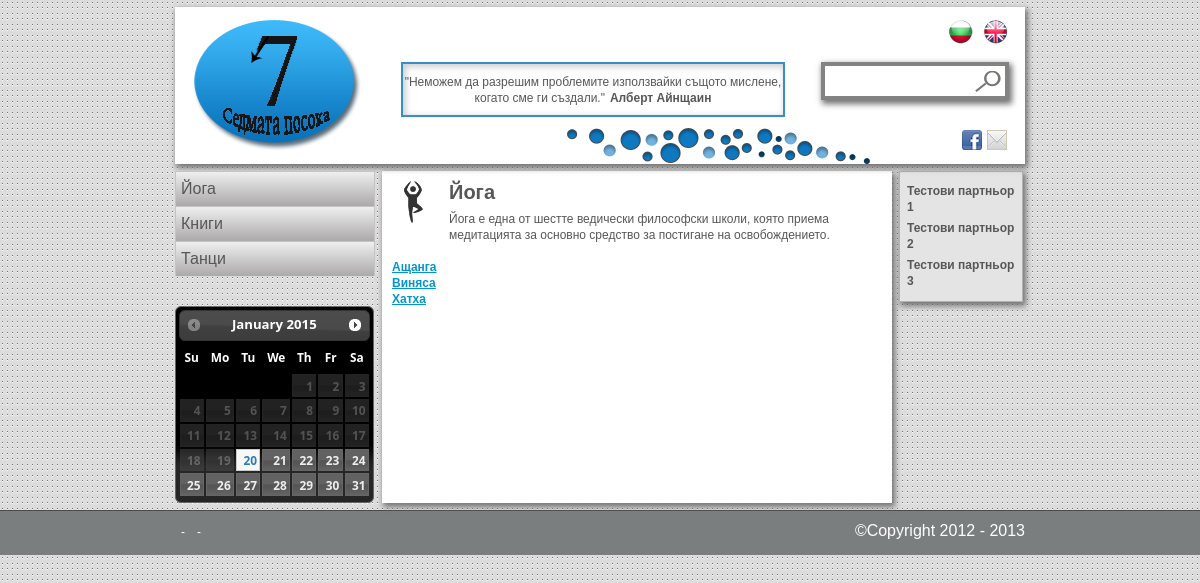
The app's page /bg/category/2 with its own data.
### tables this page shows
create table thought_text (
  id int not null auto_increment primary key,
  bg text,
  en text
);

create table thought_author (
  id int not null auto_increment primary key,
  bg text,
  en text
);

create table category (
  id         int not null auto_increment primary key,
  pictureSrc varchar(150) not null,
  nameId     int not null,
  descrId    int not null,
  createdAt  timestamp default current_timestamp,

  foreign key (nameId) 
    references categoryname(id)
    on delete cascade
    on update cascade,

  foreign key (descrId) 
    references categorydescr(id)
    on delete cascade
    on update cascade
);

create table categoryname (
  id int not null auto_increment primary key,
  bg text,
  en text
);

create table categorydescr (
  id int not null auto_increment primary key,
  bg text,
  en text
);

create table subcategory (
  id         int not null auto_increment primary key,
  catId      int not null,
  pictureSrc varchar(150),
  nameId     int not null,
  descrId    int not null,
  createdAt  timestamp default current_timestamp,

  foreign key (catId) 
    references category(id)
    on delete cascade
    on update cascade,

  foreign key (nameId) 
    references subcategoryname(id)
    on delete cascade
    on update cascade,

  foreign key (descrId) 
    references subcategorydescr(id)
    on delete cascade
    on update cascade
);

create table subcategoryname (
  id int not null auto_increment primary key,
  bg text,
  en text
);

create table partner (
  id      int not null auto_increment primary key,
  logoSrc varchar(150) not null,
  link    varchar(150),
  nameId  int not null,

  foreign key (nameId) 
    references partnername(id)
    on delete cascade
    on update cascade
);

create table partnername (
  id int not null auto_increment primary key,
  bg text,
  en text
);

### application/helpers/printLayout_helper.php (called while the page is built, shortened)
<?php
if (!function_exists('test_method')) {
    function printLayout($pointer, $templateLayout = null, $mainLayout, $data) {
        $data['ui_labels'] = $pointer->uiLabelsModel->getLabelsForLanguage( $data['language'] );
        $pointer->load->view('templates/header', $data);
        $pointer->load->view($mainLayout, $data);
        $pointer->load->view('templates/footer', $data);
    }
}
?>

### application/controllers/category.php (called while the page is built, shortened)
<?php
class category extends CI_Controller {
    function index($language,$catId )
    {
        $language = strtolower($language);
        $data = $this->load_data->populateHeaderData($language);
        $data['categoryInfo'] = $this->categoryModel->getCategoryInfo($catId, $language);
        $data['language']=$language;
        printLayout($this,null,"categoryView",$data);
    }
}
?>

### index.php (called while the page is built, shortened)
<?php
require_once BASEPATH.'core/CodeIgniter.php';

### application/models/thoughtModel.php (called while the page is built, shortened)
<?php
class thoughtModel extends CI_Model {
    function getLastThought($limit =1, $language)
   {
       $this->db->select('thought_text.'.$language.' as text, thought_author.'.$language.' as author' );
       $this->db->from('thought');
       $this->db->join('thought_author','thought_author.id = thought.authorId');
       $this->db->join('thought_text','thought_text.id = thought.textId');
       $this->db->order_by('thought.id','desc');
       $this->db->limit($limit);
       $query=$this->db->get();
       if($query->num_rows() > 0){
           return $query->result_array();
       }
   }
   function getThought($day = null ,$limit = 0,$language) {
       $day = isset($day)?$day:Date('Y:m:d');
        $this->db->select('thought_text.'.$language.' as text, thought_author.'.$language.' as author');
        $this->db->join('thought_author','thought_author.id = thought.authorId');
        $this->db->join('thought_text','thought_text.id = thought.textId');
        $this->db->where("`startDate` <=  '".$day."' AND  `endDate` >=  '".$day."'");
        if($limit > 0)
        {
            $this->db->limit($limit);
        }
        $query = $this->db->get('thought');
        if($query->num_rows() > 0)
        {
            return $query->result_array();
        }
        else
        {
            return $this->getLastThought(1,$language);
        }
   }
}
?>

### application/libraries/load_data.php (called while the page is built, shortened)
<?php
class Load_Data extends CI_Controller {
    function populateHeaderData($language) {
        $language = strtolower($language);
        $CI = &get_instance();
        $data['banners'] = $CI->adsModel->getAds(null, 1, 7, $language);
        $data['ads'] = $CI->adsModel->getAds(null, 2, 2, $language);
        $data['partners'] = $CI->partnerModel->getPartners($language);
        $data['categories'] = $CI->categoryModel->
                getAllCategoriesName($language);
        $data['subcategories'] = $CI->subcategoryModel->
                getSubcategoriesForCategory($catId = null, $language);
        $data['thought'] = $CI->thoughtModel->getThought(null, 1, $language);
        return $data;
    }
}
?>

### application/models/categoryModel.php (called while the page is built, shortened)
<?php
class categoryModel extends CI_Model {
    function getAllCategoriesName($language) {
        $this->db->select('category.id,categoryname.'.$language.' as name');
        $this->db->join('categoryname','categoryname.id = category.nameId');
        $this->db->order_by('name', 'asc');
        $query = $this->db->get('category');
        return $query->result_array();
    }
    function getCategoryInfo($catId,$language)
    {
        $this->db->select('category.id,category.pictureSrc,
            categoryname.'.$language.' as name,
            categorydescr.'.$language.' as descr');
        $this->db->join('categoryname','categoryname.id = category.nameId');
        $this->db->join('categorydescr','categorydescr.id = category.descrId');
        $this->db->where('category.id', $catId);
        $query = $this->db->get('category');
        $result = $query->result_array();
        return $result[0];
    }
}
?>

### application/models/subcategoryModel.php (called while the page is built, shortened)
<?php
class subcategoryModel extends CI_Model {
    function getSubcategoriesForCategory($catId = null,$language) {
        $this->db->select(' subcategory.id,subcategory.catId,
            subcategoryname.'.$language.' as name,
            subcategorydescr.'.$language.' as descr');
        $this->db->from('subcategory');
        $this->db->join('subcategoryname', 'subcategoryname.id = subcategory.nameId');
        $this->db->join('subcategorydescr', 'subcategorydescr.id = subcategory.descrId');
        $this->db->order_by('name', 'asc');
        $query = $this->db->get();
        return $query->result_array();
    }
}
?>

### application/models/partnerModel.php (called while the page is built)
<?php
class partnerModel extends CI_Model {
    function getPartners($language)
    {
        $this->db->select(' partner.link, partner.logoSrc, partnername.'.$language.' as name');
        $this->db->join('partnername','partnername.id = partner.nameId');
        $query = $this->db->get('partner');
        return $query->result_array();
    }
}
?>

### application/views/categoryView.php (the view, shortened to what this page needs)
<div class="categoryMainHolder clear">
	<div class="categoryHolder">
		<div class="clear">
			<?php
				echo '<img src="'.base_url().'img/' . $categoryInfo['pictureSrc'] . '" alt="logoImg" height="42" width="42">';
			?>
			<h1 class="title"><?php echo $categoryInfo['name']; ?></h1>
			<p><?php echo $categoryInfo['descr']; ?></p>
		</div>
		<div class="subCategories">
			<?php
				for ($i = 0; $i < sizeof($subcategories); $i++) {
					if ($subcategories[$i]['catId'] === $categoryInfo['id']) {
					echo '<a href="' . base_url().$language.'/' . 'subcategory/' . $subcategories[$i]['id'] . '">' .
					$subcategories[$i]['name'] . ' </a>';
					}
				}
			?>
		</div>
	</div>
</div>

### application/views/templates/header.php (shortened to what this page needs)
<?php
$query = $_SERVER['QUERY_STRING'] ? '?'.$_SERVER['QUERY_STRING'] : '';
$uri_string = $this->uri->uri_string();
$uri_string = $uri_string ? $uri_string : $language;
$full_url = $this->config->site_url().'/'.$uri_string.$query;
$full_url = str_replace('/index.php', '', $full_url);
?>
<!DOCTYPE html>
<html>
    <head>
        <link rel="stylesheet" type="text/css" href="<?php echo base_url();?>css/style.css" />
        <link rel="stylesheet" type="text/css" href="<?php echo base_url();?>js/jquery-ui-1.10.2.custom/css/ui-darkness/jquery-ui-1.10.2.custom.css"></script>
        <link rel="stylesheet" type="text/css" href="<?php echo base_url();?>js/jquery-ui-1.10.2.custom/css/ui-darkness/jquery-ui-1.10.2.custom.min.css"></script>
    </head>
    <body>
        <div class="wrapAllMain">
        <div class="wrapAll">
            <header class="wrapHeader">
                <div class="clear">
                    <a class="logo" href="<?php echo base_url().$language;?>/" ><img src="<?php echo base_url()?>img/logo_sedmata_posoka.png" alt="logo" /></a>
                    <div class="mindHolder">
                        <?php
                        echo '<p>"' . $thought[0]['text'] . '"<span class="author"> ' . $thought[0]['author'] . '</span></p>';
                        ?>
                    </div>
                    <div class="bubbles"></div>
                    <div class="rightPart">
                        <section class="language clear">
                            <a href="<?php echo str_replace('/bg', '/en', $full_url); ?>" class="en"></a>
                            <a href="<?php echo str_replace('/en', '/bg', $full_url); ?>" class="bg"></a>
                        </section>
						<section id="searchHolder" class="search">
							<form id="formSearch" name="formSearch" action="" method="post" onsubmit="return searchByWord();">
								<input class="searchTxt" id="searchTxt" name="searchTxt" type="search" />
								<input class="searchBttn" id="searchBttn" type="submit" value="" />
							</form>
						</section>
                        <section class="socials clear">
                            <a class="email" href="<?=base_url().$language?>/contacts"></a>
                            <a class="fb" href=""></a>
                        </section>
                    </div>
                </div>
            </header>
            <section class="wrapMain">
                <div class="clear">
                    <div class ="wrapMainLeft">
                        <nav class ="navMain">
							<ul class="level1">
                            <?php
                            foreach ($categories as $category) {
                                echo '<li class="level1Li"><a class="level1Link" href="' . base_url() .$language.'/'. 'category/' . $category['id'] . '">' .
                                $category['name'] . ' </a>';
								echo '</li>';
                            }
                            ?>
							</ul>
                        </nav>
						<div class="datePickerHolder">
							<div id="datepicker"></div>
						</div>
                    </div>
                    <div class ="wrapMainMiddle">

### application/views/templates/footer.php (shortened to what this page needs)
</div>
<div class ="wrapMainRight">
    <div class="partnersMainHolder">
        <h3><?=$ui_labels['partners']['list']?></h3>
        <?php
        foreach ($partners as $partner) {
            echo '<h4>' . $partner['name'] . '</h4>';
        }
        ?>
    </div>
</div>
</div>
</section>
</div>
<footer class="footer">
    <div class ="content">
		<nav class ="navBottom">
			<?php
            echo '<span class="separator">-</span>';
            echo '<span class="separator">-</span>';
			?>
		</nav>
		<span class="footerRight">&copy;Copyright 2012 - 2013</span>
	</div>
</footer>
</div>
</body>
</html>

### records on screen
thought_text: bg "Неможем да разрешим проблемите използвайки същото мислене, когато сме ги създали.", thought_author.bg "Алберт Айнщаин"
category: nameId.bg "Йога", pictureSrc (picture), descrId.bg "Йога е една от шестте ведически философски школи, която приема медитацията за основно средство за постигане на освобождението."
category: nameId.bg "Книги"
category: nameId.bg "Танци"
subcategory: nameId.bg "Ащанга"
subcategory: nameId.bg "Виняса"
subcategory: nameId.bg "Хатха"
partner: nameId.bg "Тестови партньор 1"
partner: nameId.bg "Тестови партньор 2"
partner: nameId.bg "Тестови партньор 3"
